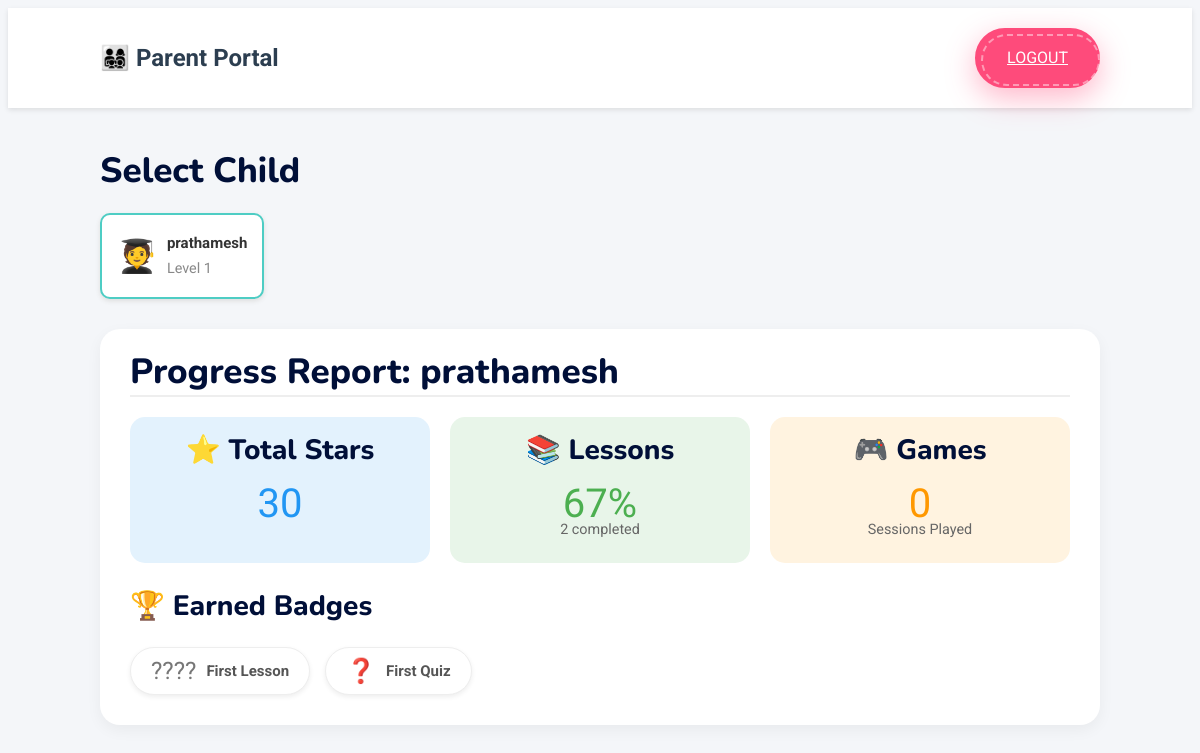
The app's page /parent/progress.php?child_id=1 (signed in) with its own data.
### tables this page shows
CREATE TABLE `children` (
  `child_id` int(11) NOT NULL,
  `parent_id` int(11) NOT NULL,
  `child_name` varchar(100) NOT NULL,
  `child_age` int(11) NOT NULL,
  `child_password` varchar(255) NOT NULL,
  `avatar` varchar(255) DEFAULT NULL,
  `level` int(11) DEFAULT 1,
  `total_stars` int(11) DEFAULT 0,
  `created_at` timestamp NOT NULL DEFAULT current_timestamp()
);

CREATE TABLE `achievements` (
  `achievement_id` int(11) NOT NULL,
  `title` varchar(100) DEFAULT NULL,
  `description` text DEFAULT NULL,
  `badge_icon` varchar(255) DEFAULT NULL,
  `created_at` timestamp NOT NULL DEFAULT current_timestamp()
);

### parent/progress.php (the view, shortened to what this page needs)
<?php
require_once '../config/db.php';
$parent_id = $_SESSION['user_id'];
$child_id = $_GET['child_id'] ?? null;
$stmt = $pdo->prepare("SELECT * FROM children WHERE parent_id = ?");
$stmt->execute([$parent_id]);
$children = $stmt->fetchAll();
if ($child_id) {
    $verify = $pdo->prepare("SELECT * FROM children WHERE child_id = ? AND parent_id = ?");
    $verify->execute([$child_id, $parent_id]);
    $currentChild = $verify->fetch();
    $lCount = $pdo->query("SELECT COUNT(*) FROM lesson_progress WHERE child_id = $child_id AND is_completed = 1")->fetchColumn();
    $gCount = $pdo->query("SELECT COUNT(*) FROM game_progress WHERE child_id = $child_id")->fetchColumn();
    $totalLessons = $pdo->query("SELECT COUNT(*) FROM lessons")->fetchColumn();
    $lPercent = $totalLessons > 0 ? ($lCount / $totalLessons) * 100 : 0;
    $badges = $pdo->prepare("SELECT a.title, a.badge_icon FROM child_achievements ca JOIN achievements a ON ca.achievement_id = a.achievement_id WHERE ca.child_id = ?");
    $badges->execute([$child_id]);
    $earnedBadges = $badges->fetchAll();
}
?>
<!DOCTYPE html>
<html lang="en">
<head>
    <link rel="stylesheet" href="../assets/css/style.css">
</head>
<body style="background:#f4f6f9;">
<nav style="background:white; padding:20px; box-shadow:0 2px 5px rgba(0,0,0,0.1); margin-bottom:30px;">
    <div style="max-width:1000px; margin:0 auto; display:flex; justify-content:space-between; align-items:center;">
        <span style="font-size:1.5rem; font-weight:bold; color:#2C3E50;">👨‍👩‍👧‍👦 Parent Portal</span>
        <a href="../logout.php" class="btn btn-secondary">Logout</a>
    </div>
</nav>
<div style="max-width:1000px; margin:0 auto; padding:20px;">
    <h2>Select Child</h2>
    <div style="display:flex; gap:15px; margin-bottom:30px;">
        <?php foreach($children as $child): ?>
            <a href="progress.php?child_id=<?php echo $child['child_id']; ?>" style="text-decoration:none;">
                <div style="background:white; padding:15px; border-radius:10px; box-shadow:0 2px 5px #ddd; display:flex; align-items:center; gap:10px; border:2px solid <?php echo ($child_id == $child['child_id']) ? '#4ECDC4' : 'transparent'; ?>;">
                    <div style="font-size:2rem;"><?php echo $child['avatar'] ? '<img src="../'.$child['avatar'].'">' : '🧑‍🎓'; ?></div>
                    <div>
                        <div style="font-weight:bold; color:#333;"><?php echo htmlspecialchars($child['child_name']); ?></div>
                        <div style="font-size:0.9rem; color:#888;">Level <?php echo $child['level']; ?></div>
                    </div>
                </div>
            </a>
        <?php endforeach; ?>
    </div>
    <?php if ($child_id && isset($currentChild)): ?>
        <div style="background:white; padding:30px; border-radius:20px; box-shadow:0 5px 15px rgba(0,0,0,0.05);">
            <h2 style="border-bottom:2px solid #eee; padding-bottom:10px; margin-bottom:20px;">
                Progress Report: <?php echo htmlspecialchars($currentChild['child_name']); ?>
            </h2>
            <div style="display:grid; grid-template-columns: repeat(auto-fit, minmax(200px, 1fr)); gap:20px; margin-bottom:30px;">
                <div style="background:#e3f2fd; padding:20px; border-radius:15px; text-align:center;">
                    <h3>⭐ Total Stars</h3>
                    <div style="font-size:2.5rem; color:#2196f3;"><?php echo $currentChild['total_stars']; ?></div>
                </div>
                <div style="background:#e8f5e9; padding:20px; border-radius:15px; text-align:center;">
                    <h3>📚 Lessons</h3>
                    <div style="font-size:2.5rem; color:#4caf50;"><?php echo round($lPercent); ?>%</div>
                    <div style="font-size:0.9rem; color:#666;"><?php echo $lCount; ?> completed</div>
                </div>
                <div style="background:#fff3e0; padding:20px; border-radius:15px; text-align:center;">
                    <h3>🎮 Games</h3>
                    <div style="font-size:2.5rem; color:#ff9800;"><?php echo $gCount; ?></div>
                    <div style="font-size:0.9rem; color:#666;">Sessions Played</div>
                </div>
            </div>
            <h3>🏆 Earned Badges</h3>
            <div style="display:flex; flex-wrap:wrap; gap:15px; margin-top:15px;">
                <?php foreach($earnedBadges as $badge): ?>
                    <div style="background:#fff; border:1px solid #eee; padding:10px 20px; border-radius:50px; display:flex; align-items:center; gap:10px; box-shadow:0 2px 5px #eee;">
                        <span style="font-size:1.5rem;"><?php echo $badge['badge_icon']; ?></span>
                        <span style="font-weight:bold; color:#555;"><?php echo htmlspecialchars($badge['title']); ?></span>
                    </div>
                <?php endforeach; ?>
            </div>
        </div>
    <?php endif; ?>
</div>
</body>
</html>

### records on screen
children: child_name "prathamesh", level "1", total_stars "30"
achievements: badge_icon "????", title "First Lesson"
achievements: badge_icon "❓", title "First Quiz"

### other values on screen
$lPercent "67"
$lCount "2"
$gCount "0"
